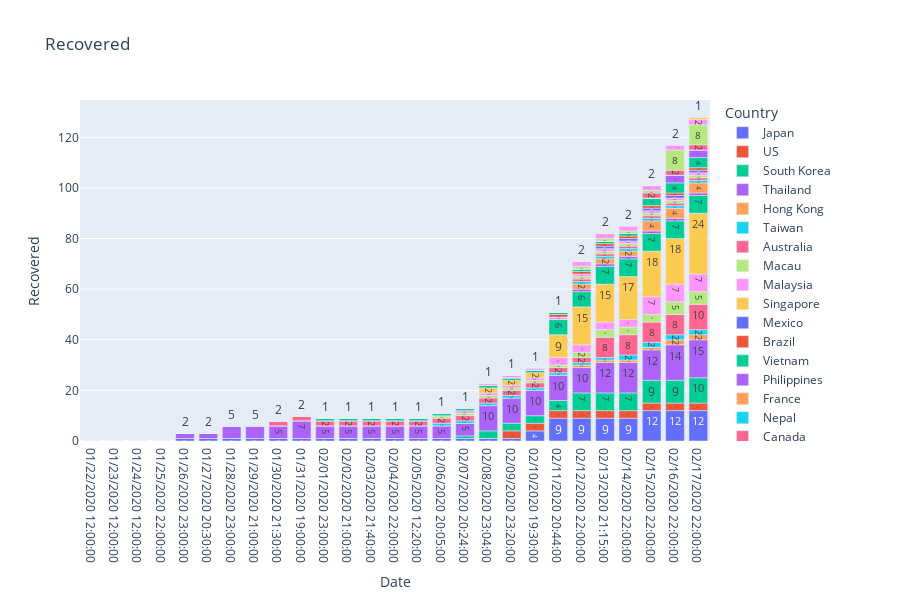

Write notebook code for a chart like this one.
### Code cell
fig = px.bar(bar_data1, x="Date", y="Recovered", color='Country', text = 'Recovered', orientation='v', height=600,
             title='Recovered')
fig.show()

### Figure 1 — Plotly figure (JSON) as saved in the notebook; plotly's stock layout.template omitted (floating-point values rounded to 4 significant figures)
{"data": [{"alignmentgroup": "True", "hoverlabel": {"namelength": 0}, "hovertemplate": "Country=Japan<br>Date=%{x}<br>Recovered=%{text}", "legendgroup": "Japan", "marker": {"color": "#636efa"}, "name": "Japan", "offsetgroup": "Japan", "orientation": "v", "showlegend": true, "text": [0, 0, 0, 0, 1, 1, 1, 1, 1, 1, 1, 1, 1, 1, 1, 1, 1, 1, 1, 4, 9, 9, 9, 9, 12, 12, 12], "textposition": "auto", "type": "bar", "x": ["01/22/2020 12:00:00", "01/23/2020 12:00:00", "01/24/2020 12:00:00", "01/25/2020 22:00:00", "01/26/2020 23:00:00", "01/27/2020 20:30:00", "01/28/2020 23:00:00", "01/29/2020 21:00:00", "01/30/2020 21:30:00", "01/31/2020 19:00:00", "02/01/2020 23:00:00", "02/02/2020 21:00:00", "02/03/2020 21:40:00", "02/04/2020 22:00:00", "02/05/2020 12:20:00", "02/06/2020 20:05:00", "02/07/2020 20:24:00", "02/08/2020 23:04:00", "02/09/2020 23:20:00", "02/10/2020 19:30:00", "02/11/2020 20:44:00", "02/12/2020 22:00:00", "02/13/2020 21:15:00", "02/14/2020 22:00:00", "02/15/2020 22:00:00", "02/16/2020 22:00:00", "02/17/2020 22:00:00"], "xaxis": "x", "y": [0, 0, 0, 0, 1, 1, 1, 1, 1, 1, 1, 1, 1, 1, 1, 1, 1, 1, 1, 4, 9, 9, 9, 9, 12, 12, 12], "yaxis": "y"}, {"alignmentgroup": "True", "hoverlabel": {"namelength": 0}, "hovertemplate": "Country=US<br>Date=%{x}<br>Recovered=%{text}", "legendgroup": "US", "marker": {"color": "#EF553B"}, "name": "US", "offsetgroup": "US", "orientation": "v", "showlegend": true, "text": [0, 0, 0, 0, 0, 0, 0, 0, 0, 0, 0, 0, 0, 0, 0, 0, 0, 0, 3, 3, 3, 3, 3, 3, 3, 3, 3], "textposition": "auto", "type": "bar", "x": ["01/22/2020 12:00:00", "01/23/2020 12:00:00", "01/24/2020 12:00:00", "01/25/2020 22:00:00", "01/26/2020 23:00:00", "01/27/2020 20:30:00", "01/28/2020 23:00:00", "01/29/2020 21:00:00", "01/30/2020 21:30:00", "01/31/2020 19:00:00", "02/01/2020 23:00:00", "02/02/2020 21:00:00", "02/03/2020 21:40:00", "02/04/2020 22:00:00", "02/05/2020 12:20:00", "02/06/2020 20:05:00", "02/07/2020 20:24:00", "02/08/2020 23:04:00", "02/09/2020 23:20:00", "02/10/2020 19:30:00", "02/11/2020 20:44:00", "02/12/2020 22:00:00", "02/13/2020 21:15:00", "02/14/2020 22:00:00", "02/15/2020 22:00:00", "02/16/2020 22:00:00", "02/17/2020 22:00:00"], "xaxis": "x", "y": [0, 0, 0, 0, 0, 0, 0, 0, 0, 0, 0, 0, 0, 0, 0, 0, 0, 0, 3, 3, 3, 3, 3, 3, 3, 3, 3], "yaxis": "y"}, {"alignmentgroup": "True", "hoverlabel": {"namelength": 0}, "hovertemplate": "Country=South Korea<br>Date=%{x}<br>Recovered=%{text}", "legendgroup": "South Korea", "marker": {"color": "#00cc96"}, "name": "South Korea", "offsetgroup": "South Korea", "orientation": "v", "showlegend": true, "text": [0, 0, 0, 0, 0, 0, 0, 0, 0, 0, 0, 0, 0, 0, 0, 0, 1, 3, 3, 3, 4, 7, 7, 7, 9, 9, 10], "textposition": "auto", "type": "bar", "x": ["01/22/2020 12:00:00", "01/23/2020 12:00:00", "01/24/2020 12:00:00", "01/25/2020 22:00:00", "01/26/2020 23:00:00", "01/27/2020 20:30:00", "01/28/2020 23:00:00", "01/29/2020 21:00:00", "01/30/2020 21:30:00", "01/31/2020 19:00:00", "02/01/2020 23:00:00", "02/02/2020 21:00:00", "02/03/2020 21:40:00", "02/04/2020 22:00:00", "02/05/2020 12:20:00", "02/06/2020 20:05:00", "02/07/2020 20:24:00", "02/08/2020 23:04:00", "02/09/2020 23:20:00", "02/10/2020 19:30:00", "02/11/2020 20:44:00", "02/12/2020 22:00:00", "02/13/2020 21:15:00", "02/14/2020 22:00:00", "02/15/2020 22:00:00", "02/16/2020 22:00:00", "02/17/2020 22:00:00"], "xaxis": "x", "y": [0, 0, 0, 0, 0, 0, 0, 0, 0, 0, 0, 0, 0, 0, 0, 0, 1, 3, 3, 3, 4, 7, 7, 7, 9, 9, 10], "yaxis": "y"}, {"alignmentgroup": "True", "hoverlabel": {"namelength": 0}, "hovertemplate": "Country=Thailand<br>Date=%{x}<br>Recovered=%{text}", "legendgroup": "Thailand", "marker": {"color": "#ab63fa"}, "name": "Thailand", "offsetgroup": "Thailand", "orientation": "v", "showlegend": true, "text": [0, 0, 0, 0, 2, 2, 5, 5, 5, 7, 5, 5, 5, 5, 5, 5, 5, 10, 10, 10, 10, 10, 12, 12, 12, 14, 15], "textposition": "auto", "type": "bar", "x": ["01/22/2020 12:00:00", "01/23/2020 12:00:00", "01/24/2020 12:00:00", "01/25/2020 22:00:00", "01/26/2020 23:00:00", "01/27/2020 20:30:00", "01/28/2020 23:00:00", "01/29/2020 21:00:00", "01/30/2020 21:30:00", "01/31/2020 19:00:00", "02/01/2020 23:00:00", "02/02/2020 21:00:00", "02/03/2020 21:40:00", "02/04/2020 22:00:00", "02/05/2020 12:20:00", "02/06/2020 20:05:00", "02/07/2020 20:24:00", "02/08/2020 23:04:00", "02/09/2020 23:20:00", "02/10/2020 19:30:00", "02/11/2020 20:44:00", "02/12/2020 22:00:00", "02/13/2020 21:15:00", "02/14/2020 22:00:00", "02/15/2020 22:00:00", "02/16/2020 22:00:00", "02/17/2020 22:00:00"], "xaxis": "x", "y": [0, 0, 0, 0, 2, 2, 5, 5, 5, 7, 5, 5, 5, 5, 5, 5, 5, 10, 10, 10, 10, 10, 12, 12, 12, 14, 15], "yaxis": "y"}, {"alignmentgroup": "True", "hoverlabel": {"namelength": 0}, "hovertemplate": "Country=Hong Kong<br>Date=%{x}<br>Recovered=%{text}", "legendgroup": "Hong Kong", "marker": {"color": "#FFA15A"}, "name": "Hong Kong", "offsetgroup": "Hong Kong", "orientation": "v", "showlegend": true, "text": [0, 0, 0, 0, 0, 0, 0, 0, 0, 0, 0, 0, 0, 0, 0, 0, 0, 0, 0, 0, 1, 1, 1, 1, 2, 2], "textposition": "auto", "type": "bar", "x": ["01/23/2020 12:00:00", "01/24/2020 12:00:00", "01/25/2020 22:00:00", "01/26/2020 23:00:00", "01/27/2020 20:30:00", "01/28/2020 23:00:00", "01/29/2020 21:00:00", "01/30/2020 21:30:00", "01/31/2020 19:00:00", "02/01/2020 23:00:00", "02/02/2020 21:00:00", "02/03/2020 21:40:00", "02/04/2020 22:00:00", "02/05/2020 12:20:00", "02/06/2020 20:05:00", "02/07/2020 20:24:00", "02/08/2020 23:04:00", "02/09/2020 23:20:00", "02/10/2020 19:30:00", "02/11/2020 20:44:00", "02/12/2020 22:00:00", "02/13/2020 21:15:00", "02/14/2020 22:00:00", "02/15/2020 22:00:00", "02/16/2020 22:00:00", "02/17/2020 22:00:00"], "xaxis": "x", "y": [0, 0, 0, 0, 0, 0, 0, 0, 0, 0, 0, 0, 0, 0, 0, 0, 0, 0, 0, 0, 1, 1, 1, 1, 2, 2], "yaxis": "y"}, {"alignmentgroup": "True", "hoverlabel": {"namelength": 0}, "hovertemplate": "Country=Taiwan<br>Date=%{x}<br>Recovered=%{text}", "legendgroup": "Taiwan", "marker": {"color": "#19d3f3"}, "name": "Taiwan", "offsetgroup": "Taiwan", "orientation": "v", "showlegend": true, "text": [0, 0, 0, 0, 0, 0, 0, 0, 0, 0, 0, 0, 0, 0, 1, 1, 1, 1, 1, 1, 1, 1, 2, 2, 2, 2], "textposition": "auto", "type": "bar", "x": ["01/23/2020 12:00:00", "01/24/2020 12:00:00", "01/25/2020 22:00:00", "01/26/2020 23:00:00", "01/27/2020 20:30:00", "01/28/2020 23:00:00", "01/29/2020 21:00:00", "01/30/2020 21:30:00", "01/31/2020 19:00:00", "02/01/2020 23:00:00", "02/02/2020 21:00:00", "02/03/2020 21:40:00", "02/04/2020 22:00:00", "02/05/2020 12:20:00", "02/06/2020 20:05:00", "02/07/2020 20:24:00", "02/08/2020 23:04:00", "02/09/2020 23:20:00", "02/10/2020 19:30:00", "02/11/2020 20:44:00", "02/12/2020 22:00:00", "02/13/2020 21:15:00", "02/14/2020 22:00:00", "02/15/2020 22:00:00", "02/16/2020 22:00:00", "02/17/2020 22:00:00"], "xaxis": "x", "y": [0, 0, 0, 0, 0, 0, 0, 0, 0, 0, 0, 0, 0, 0, 1, 1, 1, 1, 1, 1, 1, 1, 2, 2, 2, 2], "yaxis": "y"}, {"alignmentgroup": "True", "hoverlabel": {"namelength": 0}, "hovertemplate": "Country=Australia<br>Date=%{x}<br>Recovered=%{text}", "legendgroup": "Australia", "marker": {"color": "#FF6692"}, "name": "Australia", "offsetgroup": "Australia", "orientation": "v", "showlegend": true, "text": [0, 0, 0, 0, 0, 0, 2, 2, 2, 2, 2, 2, 2, 2, 2, 2, 2, 2, 2, 2, 8, 8, 8, 8, 10], "textposition": "auto", "type": "bar", "x": ["01/23/2020 12:00:00", "01/25/2020 22:00:00", "01/26/2020 23:00:00", "01/27/2020 20:30:00", "01/28/2020 23:00:00", "01/29/2020 21:00:00", "01/30/2020 21:30:00", "01/31/2020 19:00:00", "02/01/2020 23:00:00", "02/02/2020 21:00:00", "02/03/2020 21:40:00", "02/04/2020 22:00:00", "02/05/2020 12:20:00", "02/06/2020 20:05:00", "02/07/2020 20:24:00", "02/08/2020 23:04:00", "02/09/2020 23:20:00", "02/10/2020 19:30:00", "02/11/2020 20:44:00", "02/12/2020 22:00:00", "02/13/2020 21:15:00", "02/14/2020 22:00:00", "02/15/2020 22:00:00", "02/16/2020 22:00:00", "02/17/2020 22:00:00"], "xaxis": "x", "y": [0, 0, 0, 0, 0, 0, 2, 2, 2, 2, 2, 2, 2, 2, 2, 2, 2, 2, 2, 2, 8, 8, 8, 8, 10], "yaxis": "y"}, {"alignmentgroup": "True", "hoverlabel": {"namelength": 0}, "hovertemplate": "Country=Macau<br>Date=%{x}<br>Recovered=%{text}", "legendgroup": "Macau", "marker": {"color": "#B6E880"}, "name": "Macau", "offsetgroup": "Macau", "orientation": "v", "showlegend": true, "text": [0, 0, 0, 0, 0, 0, 0, 0, 0, 0, 0, 0, 0, 0, 1, 1, 1, 1, 1, 1, 2, 3, 3, 3, 5, 5], "textposition": "auto", "type": "bar", "x": ["01/23/2020 12:00:00", "01/24/2020 12:00:00", "01/25/2020 22:00:00", "01/26/2020 23:00:00", "01/27/2020 20:30:00", "01/28/2020 23:00:00", "01/29/2020 21:00:00", "01/30/2020 21:30:00", "01/31/2020 19:00:00", "02/01/2020 23:00:00", "02/02/2020 21:00:00", "02/03/2020 21:40:00", "02/04/2020 22:00:00", "02/05/2020 12:20:00", "02/06/2020 20:05:00", "02/07/2020 20:24:00", "02/08/2020 23:04:00", "02/09/2020 23:20:00", "02/10/2020 19:30:00", "02/11/2020 20:44:00", "02/12/2020 22:00:00", "02/13/2020 21:15:00", "02/14/2020 22:00:00", "02/15/2020 22:00:00", "02/16/2020 22:00:00", "02/17/2020 22:00:00"], "xaxis": "x", "y": [0, 0, 0, 0, 0, 0, 0, 0, 0, 0, 0, 0, 0, 0, 1, 1, 1, 1, 1, 1, 2, 3, 3, 3, 5, 5], "yaxis": "y"}, {"alignmentgroup": "True", "hoverlabel": {"namelength": 0}, "hovertemplate": "Country=Malaysia<br>Date=%{x}<br>Recovered=%{text}", "legendgroup": "Malaysia", "marker": {"color": "#FF97FF"}, "name": "Malaysia", "offsetgroup": "Malaysia", "orientation": "v", "showlegend": true, "text": [0, 0, 0, 0, 0, 0, 0, 0, 0, 0, 0, 0, 0, 0, 1, 1, 1, 1, 3, 3, 3, 3, 7, 7, 7], "textposition": "auto", "type": "bar", "x": ["01/23/2020 12:00:00", "01/25/2020 22:00:00", "01/26/2020 23:00:00", "01/27/2020 20:30:00", "01/28/2020 23:00:00", "01/29/2020 21:00:00", "01/30/2020 21:30:00", "01/31/2020 19:00:00", "02/01/2020 23:00:00", "02/02/2020 21:00:00", "02/03/2020 21:40:00", "02/04/2020 22:00:00", "02/05/2020 12:20:00", "02/06/2020 20:05:00", "02/07/2020 20:24:00", "02/08/2020 23:04:00", "02/09/2020 23:20:00", "02/10/2020 19:30:00", "02/11/2020 20:44:00", "02/12/2020 22:00:00", "02/13/2020 21:15:00", "02/14/2020 22:00:00", "02/15/2020 22:00:00", "02/16/2020 22:00:00", "02/17/2020 22:00:00"], "xaxis": "x", "y": [0, 0, 0, 0, 0, 0, 0, 0, 0, 0, 0, 0, 0, 0, 1, 1, 1, 1, 3, 3, 3, 3, 7, 7, 7], "yaxis": "y"}, {"alignmentgroup": "True", "hoverlabel": {"namelength": 0}, "hovertemplate": "Country=Singapore<br>Date=%{x}<br>Recovered=%{text}", "legendgroup": "Singapore", "marker": {"color": "#FECB52"}, "name": "Singapore", "offsetgroup": "Singapore", "orientation": "v", "showlegend": true, "text": [0, 0, 0, 0, 0, 0, 0, 0, 0, 0, 0, 0, 0, 0, 0, 0, 2, 2, 2, 9, 15, 15, 17, 18, 18, 24], "textposition": "auto", "type": "bar", "x": ["01/23/2020 12:00:00", "01/24/2020 12:00:00", "01/25/2020 22:00:00", "01/26/2020 23:00:00", "01/27/2020 20:30:00", "01/28/2020 23:00:00", "01/29/2020 21:00:00", "01/30/2020 21:30:00", "01/31/2020 19:00:00", "02/01/2020 23:00:00", "02/02/2020 21:00:00", "02/03/2020 21:40:00", "02/04/2020 22:00:00", "02/05/2020 12:20:00", "02/06/2020 20:05:00", "02/07/2020 20:24:00", "02/08/2020 23:04:00", "02/09/2020 23:20:00", "02/10/2020 19:30:00", "02/11/2020 20:44:00", "02/12/2020 22:00:00", "02/13/2020 21:15:00", "02/14/2020 22:00:00", "02/15/2020 22:00:00", "02/16/2020 22:00:00", "02/17/2020 22:00:00"], "xaxis": "x", "y": [0, 0, 0, 0, 0, 0, 0, 0, 0, 0, 0, 0, 0, 0, 0, 0, 2, 2, 2, 9, 15, 15, 17, 18, 18, 24], "yaxis": "y"}, {"alignmentgroup": "True", "hoverlabel": {"namelength": 0}, "hovertemplate": "Country=Mexico<br>Date=%{x}<br>Recovered=%{text}", "legendgroup": "Mexico", "marker": {"color": "#636efa"}, "name": "Mexico", "offsetgroup": "Mexico", "orientation": "v", "showlegend": true, "text": [0], "textposition": "auto", "type": "bar", "x": ["01/23/2020 12:00:00"], "xaxis": "x", "y": [0], "yaxis": "y"}, {"alignmentgroup": "True", "hoverlabel": {"namelength": 0}, "hovertemplate": "Country=Brazil<br>Date=%{x}<br>Recovered=%{text}", "legendgroup": "Brazil", "marker": {"color": "#EF553B"}, "name": "Brazil", "offsetgroup": "Brazil", "orientation": "v", "showlegend": true, "text": [0], "textposition": "auto", "type": "bar", "x": ["01/23/2020 12:00:00"], "xaxis": "x", "y": [0], "yaxis": "y"}, {"alignmentgroup": "True", "hoverlabel": {"namelength": 0}, "hovertemplate": "Country=Vietnam<br>Date=%{x}<br>Recovered=%{text}", "legendgroup": "Vietnam", "marker": {"color": "#00cc96"}, "name": "Vietnam", "offsetgroup": "Vietnam", "orientation": "v", "showlegend": true, "text": [0, 0, 0, 0, 0, 0, 0, 0, 0, 1, 1, 1, 1, 1, 1, 1, 1, 1, 1, 6, 6, 7, 7, 7, 7, 7], "textposition": "auto", "type": "bar", "x": ["01/23/2020 12:00:00", "01/24/2020 12:00:00", "01/25/2020 22:00:00", "01/26/2020 23:00:00", "01/27/2020 20:30:00", "01/28/2020 23:00:00", "01/29/2020 21:00:00", "01/30/2020 21:30:00", "01/31/2020 19:00:00", "02/01/2020 23:00:00", "02/02/2020 21:00:00", "02/03/2020 21:40:00", "02/04/2020 22:00:00", "02/05/2020 12:20:00", "02/06/2020 20:05:00", "02/07/2020 20:24:00", "02/08/2020 23:04:00", "02/09/2020 23:20:00", "02/10/2020 19:30:00", "02/11/2020 20:44:00", "02/12/2020 22:00:00", "02/13/2020 21:15:00", "02/14/2020 22:00:00", "02/15/2020 22:00:00", "02/16/2020 22:00:00", "02/17/2020 22:00:00"], "xaxis": "x", "y": [0, 0, 0, 0, 0, 0, 0, 0, 0, 1, 1, 1, 1, 1, 1, 1, 1, 1, 1, 6, 6, 7, 7, 7, 7, 7], "yaxis": "y"}, {"alignmentgroup": "True", "hoverlabel": {"namelength": 0}, "hovertemplate": "Country=Philippines<br>Date=%{x}<br>Recovered=%{text}", "legendgroup": "Philippines", "marker": {"color": "#ab63fa"}, "name": "Philippines", "offsetgroup": "Philippines", "orientation": "v", "showlegend": true, "text": [0, 0, 0, 0, 0, 0, 0, 0, 0, 0, 0, 0, 0, 0, 1, 1, 1, 1, 1, 1], "textposition": "auto", "type": "bar", "x": ["01/23/2020 12:00:00", "01/30/2020 21:30:00", "01/31/2020 19:00:00", "02/01/2020 23:00:00", "02/02/2020 21:00:00", "02/03/2020 21:40:00", "02/04/2020 22:00:00", "02/05/2020 12:20:00", "02/06/2020 20:05:00", "02/07/2020 20:24:00", "02/08/2020 23:04:00", "02/09/2020 23:20:00", "02/10/2020 19:30:00", "02/11/2020 20:44:00", "02/12/2020 22:00:00", "02/13/2020 21:15:00", "02/14/2020 22:00:00", "02/15/2020 22:00:00", "02/16/2020 22:00:00", "02/17/2020 22:00:00"], "xaxis": "x", "y": [0, 0, 0, 0, 0, 0, 0, 0, 0, 0, 0, 0, 0, 0, 1, 1, 1, 1, 1, 1], "yaxis": "y"}, {"alignmentgroup": "True", "hoverlabel": {"namelength": 0}, "hovertemplate": "Country=France<br>Date=%{x}<br>Recovered=%{text}", "legendgroup": "France", "marker": {"color": "#FFA15A"}, "name": "France", "offsetgroup": "France", "orientation": "v", "showlegend": true, "text": [0, 0, 0, 0, 0, 0, 0, 0, 0, 0, 0, 0, 0, 0, 0, 0, 0, 0, 0, 2, 2, 2, 4, 4, 4], "textposition": "auto", "type": "bar", "x": ["01/24/2020 12:00:00", "01/25/2020 22:00:00", "01/26/2020 23:00:00", "01/27/2020 20:30:00", "01/28/2020 23:00:00", "01/29/2020 21:00:00", "01/30/2020 21:30:00", "01/31/2020 19:00:00", "02/01/2020 23:00:00", "02/02/2020 21:00:00", "02/03/2020 21:40:00", "02/04/2020 22:00:00", "02/05/2020 12:20:00", "02/06/2020 20:05:00", "02/07/2020 20:24:00", "02/08/2020 23:04:00", "02/09/2020 23:20:00", "02/10/2020 19:30:00", "02/11/2020 20:44:00", "02/12/2020 22:00:00", "02/13/2020 21:15:00", "02/14/2020 22:00:00", "02/15/2020 22:00:00", "02/16/2020 22:00:00", "02/17/2020 22:00:00"], "xaxis": "x", "y": [0, 0, 0, 0, 0, 0, 0, 0, 0, 0, 0, 0, 0, 0, 0, 0, 0, 0, 0, 2, 2, 2, 4, 4, 4], "yaxis": "y"}, {"alignmentgroup": "True", "hoverlabel": {"namelength": 0}, "hovertemplate": "Country=Nepal<br>Date=%{x}<br>Recovered=%{text}", "legendgroup": "Nepal", "marker": {"color": "#19d3f3"}, "name": "Nepal", "offsetgroup": "Nepal", "orientation": "v", "showlegend": true, "text": [0, 0, 0, 0, 0, 0, 0, 0, 0, 0, 0, 0, 0, 0, 0, 0, 0, 0, 1, 1, 1, 1, 1, 1], "textposition": "auto", "type": "bar", "x": ["01/25/2020 22:00:00", "01/26/2020 23:00:00", "01/27/2020 20:30:00", "01/28/2020 23:00:00", "01/29/2020 21:00:00", "01/30/2020 21:30:00", "01/31/2020 19:00:00", "02/01/2020 23:00:00", "02/02/2020 21:00:00", "02/03/2020 21:40:00", "02/04/2020 22:00:00", "02/05/2020 12:20:00", "02/06/2020 20:05:00", "02/07/2020 20:24:00", "02/08/2020 23:04:00", "02/09/2020 23:20:00", "02/10/2020 19:30:00", "02/11/2020 20:44:00", "02/12/2020 22:00:00", "02/13/2020 21:15:00", "02/14/2020 22:00:00", "02/15/2020 22:00:00", "02/16/2020 22:00:00", "02/17/2020 22:00:00"], "xaxis": "x", "y": [0, 0, 0, 0, 0, 0, 0, 0, 0, 0, 0, 0, 0, 0, 0, 0, 0, 0, 1, 1, 1, 1, 1, 1], "yaxis": "y"}, {"alignmentgroup": "True", "hoverlabel": {"namelength": 0}, "hovertemplate": "Country=Canada<br>Date=%{x}<br>Recovered=%{text}", "legendgroup": "Canada", "marker": {"color": "#FF6692"}, "name": "Canada", "offsetgroup": "Canada", "orientation": "v", "showlegend": true, "text": [0, 0, 0, 0, 0, 0, 0, 0, 0, 0, 0, 0, 0, 0, 0, 0, 0, 1, 1, 1, 1, 1, 1], "textposition": "auto", "type": "bar", "x": ["01/26/2020 23:00:00", "01/27/2020 20:30:00", "01/28/2020 23:00:00", "01/29/2020 21:00:00", "01/30/2020 21:30:00", "01/31/2020 19:00:00", "02/01/2020 23:00:00", "02/02/2020 21:00:00", "02/03/2020 21:40:00", "02/04/2020 22:00:00", "02/05/2020 12:20:00", "02/06/2020 20:05:00", "02/07/2020 20:24:00", "02/08/2020 23:04:00", "02/09/2020 23:20:00", "02/10/2020 19:30:00", "02/11/2020 20:44:00", "02/12/2020 22:00:00", "02/13/2020 21:15:00", "02/14/2020 22:00:00", "02/15/2020 22:00:00", "02/16/2020 22:00:00", "02/17/2020 22:00:00"], "xaxis": "x", "y": [0, 0, 0, 0, 0, 0, 0, 0, 0, 0, 0, 0, 0, 0, 0, 0, 0, 1, 1, 1, 1, 1, 1], "yaxis": "y"}, {"alignmentgroup": "True", "hoverlabel": {"namelength": 0}, "hovertemplate": "Country=Cambodia<br>Date=%{x}<br>Recovered=%{text}", "legendgroup": "Cambodia", "marker": {"color": "#B6E880"}, "name": "Cambodia", "offsetgroup": "Cambodia", "orientation": "v", "showlegend": true, "text": [0, 0, 0, 0, 0, 0, 0, 0, 0, 0, 0, 0, 0, 0, 0, 0, 1, 1, 1, 1, 1, 1], "textposition": "auto", "type": "bar", "x": ["01/27/2020 20:30:00", "01/28/2020 23:00:00", "01/29/2020 21:00:00", "01/30/2020 21:30:00", "01/31/2020 19:00:00", "02/01/2020 23:00:00", "02/02/2020 21:00:00", "02/03/2020 21:40:00", "02/04/2020 22:00:00", "02/05/2020 12:20:00", "02/06/2020 20:05:00", "02/07/2020 20:24:00", "02/08/2020 23:04:00", "02/09/2020 23:20:00", "02/10/2020 19:30:00", "02/11/2020 20:44:00", "02/12/2020 22:00:00", "02/13/2020 21:15:00", "02/14/2020 22:00:00", "02/15/2020 22:00:00", "02/16/2020 22:00:00", "02/17/2020 22:00:00"], "xaxis": "x", "y": [0, 0, 0, 0, 0, 0, 0, 0, 0, 0, 0, 0, 0, 0, 0, 0, 1, 1, 1, 1, 1, 1], "yaxis": "y"}, {"alignmentgroup": "True", "hoverlabel": {"namelength": 0}, "hovertemplate": "Country=Sri Lanka<br>Date=%{x}<br>Recovered=%{text}", "legendgroup": "Sri Lanka", "marker": {"color": "#FF97FF"}, "name": "Sri Lanka", "offsetgroup": "Sri Lanka", "orientation": "v", "showlegend": true, "text": [0, 0, 0, 0, 0, 0, 0, 0, 0, 0, 0, 0, 1, 1, 1, 1, 1, 1, 1, 1, 1, 1], "textposition": "auto", "type": "bar", "x": ["01/27/2020 20:30:00", "01/28/2020 23:00:00", "01/29/2020 21:00:00", "01/30/2020 21:30:00", "01/31/2020 19:00:00", "02/01/2020 23:00:00", "02/02/2020 21:00:00", "02/03/2020 21:40:00", "02/04/2020 22:00:00", "02/05/2020 12:20:00", "02/06/2020 20:05:00", "02/07/2020 20:24:00", "02/08/2020 23:04:00", "02/09/2020 23:20:00", "02/10/2020 19:30:00", "02/11/2020 20:44:00", "02/12/2020 22:00:00", "02/13/2020 21:15:00", "02/14/2020 22:00:00", "02/15/2020 22:00:00", "02/16/2020 22:00:00", "02/17/2020 22:00:00"], "xaxis": "x", "y": [0, 0, 0, 0, 0, 0, 0, 0, 0, 0, 0, 0, 1, 1, 1, 1, 1, 1, 1, 1, 1, 1], "yaxis": "y"}, {"alignmentgroup": "True", "hoverlabel": {"namelength": 0}, "hovertemplate": "Country=Ivory Coast<br>Date=%{x}<br>Recovered=%{text}", "legendgroup": "Ivory Coast", "marker": {"color": "#FECB52"}, "name": "Ivory Coast", "offsetgroup": "Ivory Coast", "orientation": "v", "showlegend": true, "text": [0], "textposition": "auto", "type": "bar", "x": ["01/27/2020 20:30:00"], "xaxis": "x", "y": [0], "yaxis": "y"}, {"alignmentgroup": "True", "hoverlabel": {"namelength": 0}, "hovertemplate": "Country=Germany<br>Date=%{x}<br>Recovered=%{text}", "legendgroup": "Germany", "marker": {"color": "#636efa"}, "name": "Germany", "offsetgroup": "Germany", "orientation": "v", "showlegend": true, "text": [0, 0, 0, 0, 0, 0, 0, 0, 0, 0, 0, 0, 0, 0, 0, 0, 0, 1, 1, 1, 1, 1], "textposition": "auto", "type": "bar", "x": ["01/27/2020 20:30:00", "01/28/2020 23:00:00", "01/29/2020 21:00:00", "01/30/2020 21:30:00", "01/31/2020 19:00:00", "02/01/2020 23:00:00", "02/02/2020 21:00:00", "02/03/2020 21:40:00", "02/04/2020 22:00:00", "02/05/2020 12:20:00", "02/06/2020 20:05:00", "02/07/2020 20:24:00", "02/08/2020 23:04:00", "02/09/2020 23:20:00", "02/10/2020 19:30:00", "02/11/2020 20:44:00", "02/12/2020 22:00:00", "02/13/2020 21:15:00", "02/14/2020 22:00:00", "02/15/2020 22:00:00", "02/16/2020 22:00:00", "02/17/2020 22:00:00"], "xaxis": "x", "y": [0, 0, 0, 0, 0, 0, 0, 0, 0, 0, 0, 0, 0, 0, 0, 0, 0, 1, 1, 1, 1, 1], "yaxis": "y"}, {"alignmentgroup": "True", "hoverlabel": {"namelength": 0}, "hovertemplate": "Country=Finland<br>Date=%{x}<br>Recovered=%{text}", "legendgroup": "Finland", "marker": {"color": "#EF553B"}, "name": "Finland", "offsetgroup": "Finland", "orientation": "v", "showlegend": true, "text": [0, 0, 0, 0, 0, 0, 0, 0, 0, 0, 0, 0, 0, 1, 1, 1, 1, 1, 1, 1], "textposition": "auto", "type": "bar", "x": ["01/29/2020 21:00:00", "01/30/2020 21:30:00", "01/31/2020 19:00:00", "02/01/2020 23:00:00", "02/02/2020 21:00:00", "02/03/2020 21:40:00", "02/04/2020 22:00:00", "02/05/2020 12:20:00", "02/06/2020 20:05:00", "02/07/2020 20:24:00", "02/08/2020 23:04:00", "02/09/2020 23:20:00", "02/10/2020 19:30:00", "02/11/2020 20:44:00", "02/12/2020 22:00:00", "02/13/2020 21:15:00", "02/14/2020 22:00:00", "02/15/2020 22:00:00", "02/16/2020 22:00:00", "02/17/2020 22:00:00"], "xaxis": "x", "y": [0, 0, 0, 0, 0, 0, 0, 0, 0, 0, 0, 0, 0, 1, 1, 1, 1, 1, 1, 1], "yaxis": "y"}, {"alignmentgroup": "True", "hoverlabel": {"namelength": 0}, "hovertemplate": "Country=United Arab Emirates<br>Date=%{x}<br>Recovered=%{text}", "legendgroup": "United Arab Emirates", "marker": {"color": "#00cc96"}, "name": "United Arab Emirates", "offsetgroup": "United Arab Emirates", "orientation": "v", "showlegend": true, "text": [0, 0, 0, 0, 0, 0, 0, 0, 0, 0, 0, 0, 0, 1, 1, 1, 1, 3, 4, 4], "textposition": "auto", "type": "bar", "x": ["01/29/2020 21:00:00", "01/30/2020 21:30:00", "01/31/2020 19:00:00", "02/01/2020 23:00:00", "02/02/2020 21:00:00", "02/03/2020 21:40:00", "02/04/2020 22:00:00", "02/05/2020 12:20:00", "02/06/2020 20:05:00", "02/07/2020 20:24:00", "02/08/2020 23:04:00", "02/09/2020 23:20:00", "02/10/2020 19:30:00", "02/11/2020 20:44:00", "02/12/2020 22:00:00", "02/13/2020 21:15:00", "02/14/2020 22:00:00", "02/15/2020 22:00:00", "02/16/2020 22:00:00", "02/17/2020 22:00:00"], "xaxis": "x", "y": [0, 0, 0, 0, 0, 0, 0, 0, 0, 0, 0, 0, 0, 1, 1, 1, 1, 3, 4, 4], "yaxis": "y"}, {"alignmentgroup": "True", "hoverlabel": {"namelength": 0}, "hovertemplate": "Country=India<br>Date=%{x}<br>Recovered=%{text}", "legendgroup": "India", "marker": {"color": "#ab63fa"}, "name": "India", "offsetgroup": "India", "orientation": "v", "showlegend": true, "text": [0, 0, 0, 0, 0, 0, 0, 0, 0, 0, 0, 0, 0, 0, 0, 0, 0, 3, 3], "textposition": "auto", "type": "bar", "x": ["01/30/2020 21:30:00", "01/31/2020 19:00:00", "02/01/2020 23:00:00", "02/02/2020 21:00:00", "02/03/2020 21:40:00", "02/04/2020 22:00:00", "02/05/2020 12:20:00", "02/06/2020 20:05:00", "02/07/2020 20:24:00", "02/08/2020 23:04:00", "02/09/2020 23:20:00", "02/10/2020 19:30:00", "02/11/2020 20:44:00", "02/12/2020 22:00:00", "02/13/2020 21:15:00", "02/14/2020 22:00:00", "02/15/2020 22:00:00", "02/16/2020 22:00:00", "02/17/2020 22:00:00"], "xaxis": "x", "y": [0, 0, 0, 0, 0, 0, 0, 0, 0, 0, 0, 0, 0, 0, 0, 0, 0, 3, 3], "yaxis": "y"}, {"alignmentgroup": "True", "hoverlabel": {"namelength": 0}, "hovertemplate": "Country=Italy<br>Date=%{x}<br>Recovered=%{text}", "legendgroup": "Italy", "marker": {"color": "#FFA15A"}, "name": "Italy", "offsetgroup": "Italy", "orientation": "v", "showlegend": true, "text": [0, 0, 0, 0, 0, 0, 0, 0, 0, 0, 0, 0, 0, 0, 0, 0, 0, 0, 0], "textposition": "auto", "type": "bar", "x": ["01/30/2020 21:30:00", "01/31/2020 19:00:00", "02/01/2020 23:00:00", "02/02/2020 21:00:00", "02/03/2020 21:40:00", "02/04/2020 22:00:00", "02/05/2020 12:20:00", "02/06/2020 20:05:00", "02/07/2020 20:24:00", "02/08/2020 23:04:00", "02/09/2020 23:20:00", "02/10/2020 19:30:00", "02/11/2020 20:44:00", "02/12/2020 22:00:00", "02/13/2020 21:15:00", "02/14/2020 22:00:00", "02/15/2020 22:00:00", "02/16/2020 22:00:00", "02/17/2020 22:00:00"], "xaxis": "x", "y": [0, 0, 0, 0, 0, 0, 0, 0, 0, 0, 0, 0, 0, 0, 0, 0, 0, 0, 0], "yaxis": "y"}, {"alignmentgroup": "True", "hoverlabel": {"namelength": 0}, "hovertemplate": "Country=Sweden<br>Date=%{x}<br>Recovered=%{text}", "legendgroup": "Sweden", "marker": {"color": "#19d3f3"}, "name": "Sweden", "offsetgroup": "Sweden", "orientation": "v", "showlegend": true, "text": [0, 0, 0, 0, 0, 0, 0, 0, 0, 0, 0, 0, 0, 0, 0, 0, 0, 0], "textposition": "auto", "type": "bar", "x": ["01/31/2020 19:00:00", "02/01/2020 23:00:00", "02/02/2020 21:00:00", "02/03/2020 21:40:00", "02/04/2020 22:00:00", "02/05/2020 12:20:00", "02/06/2020 20:05:00", "02/07/2020 20:24:00", "02/08/2020 23:04:00", "02/09/2020 23:20:00", "02/10/2020 19:30:00", "02/11/2020 20:44:00", "02/12/2020 22:00:00", "02/13/2020 21:15:00", "02/14/2020 22:00:00", "02/15/2020 22:00:00", "02/16/2020 22:00:00", "02/17/2020 22:00:00"], "xaxis": "x", "y": [0, 0, 0, 0, 0, 0, 0, 0, 0, 0, 0, 0, 0, 0, 0, 0, 0, 0], "yaxis": "y"}, {"alignmentgroup": "True", "hoverlabel": {"namelength": 0}, "hovertemplate": "Country=Spain<br>Date=%{x}<br>Recovered=%{text}", "legendgroup": "Spain", "marker": {"color": "#FF6692"}, "name": "Spain", "offsetgroup": "Spain", "orientation": "v", "showlegend": true, "text": [0, 0, 0, 0, 0, 0, 0, 0, 0, 0, 0, 0, 0, 0, 0, 2, 2, 2], "textposition": "auto", "type": "bar", "x": ["01/31/2020 19:00:00", "02/01/2020 23:00:00", "02/02/2020 21:00:00", "02/03/2020 21:40:00", "02/04/2020 22:00:00", "02/05/2020 12:20:00", "02/06/2020 20:05:00", "02/07/2020 20:24:00", "02/08/2020 23:04:00", "02/09/2020 23:20:00", "02/10/2020 19:30:00", "02/11/2020 20:44:00", "02/12/2020 22:00:00", "02/13/2020 21:15:00", "02/14/2020 22:00:00", "02/15/2020 22:00:00", "02/16/2020 22:00:00", "02/17/2020 22:00:00"], "xaxis": "x", "y": [0, 0, 0, 0, 0, 0, 0, 0, 0, 0, 0, 0, 0, 0, 0, 2, 2, 2], "yaxis": "y"}, {"alignmentgroup": "True", "hoverlabel": {"namelength": 0}, "hovertemplate": "Country=UK<br>Date=%{x}<br>Recovered=%{text}", "legendgroup": "UK", "marker": {"color": "#B6E880"}, "name": "UK", "offsetgroup": "UK", "orientation": "v", "showlegend": true, "text": [0, 0, 0, 0, 0, 0, 0, 0, 0, 0, 0, 0, 1, 1, 1, 1, 8, 8], "textposition": "auto", "type": "bar", "x": ["01/31/2020 19:00:00", "02/01/2020 23:00:00", "02/02/2020 21:00:00", "02/03/2020 21:40:00", "02/04/2020 22:00:00", "02/05/2020 12:20:00", "02/06/2020 20:05:00", "02/07/2020 20:24:00", "02/08/2020 23:04:00", "02/09/2020 23:20:00", "02/10/2020 19:30:00", "02/11/2020 20:44:00", "02/12/2020 22:00:00", "02/13/2020 21:15:00", "02/14/2020 22:00:00", "02/15/2020 22:00:00", "02/16/2020 22:00:00", "02/17/2020 22:00:00"], "xaxis": "x", "y": [0, 0, 0, 0, 0, 0, 0, 0, 0, 0, 0, 0, 1, 1, 1, 1, 8, 8], "yaxis": "y"}, {"alignmentgroup": "True", "hoverlabel": {"namelength": 0}, "hovertemplate": "Country=Russia<br>Date=%{x}<br>Recovered=%{text}", "legendgroup": "Russia", "marker": {"color": "#FF97FF"}, "name": "Russia", "offsetgroup": "Russia", "orientation": "v", "showlegend": true, "text": [0, 0, 0, 0, 0, 0, 0, 0, 0, 0, 0, 0, 2, 2, 2, 2, 2, 2], "textposition": "auto", "type": "bar", "x": ["01/31/2020 19:00:00", "02/01/2020 23:00:00", "02/02/2020 21:00:00", "02/03/2020 21:40:00", "02/04/2020 22:00:00", "02/05/2020 12:20:00", "02/06/2020 20:05:00", "02/07/2020 20:24:00", "02/08/2020 23:04:00", "02/09/2020 23:20:00", "02/10/2020 19:30:00", "02/11/2020 20:44:00", "02/12/2020 22:00:00", "02/13/2020 21:15:00", "02/14/2020 22:00:00", "02/15/2020 22:00:00", "02/16/2020 22:00:00", "02/17/2020 22:00:00"], "xaxis": "x", "y": [0, 0, 0, 0, 0, 0, 0, 0, 0, 0, 0, 0, 2, 2, 2, 2, 2, 2], "yaxis": "y"}, {"alignmentgroup": "True", "hoverlabel": {"namelength": 0}, "hovertemplate": "Country=Belgium<br>Date=%{x}<br>Recovered=%{text}", "legendgroup": "Belgium", "marker": {"color": "#FECB52"}, "name": "Belgium", "offsetgroup": "Belgium", "orientation": "v", "showlegend": true, "text": [0, 0, 0, 0, 0, 0, 0, 0, 0, 0, 0, 0, 0, 1], "textposition": "auto", "type": "bar", "x": ["02/04/2020 22:00:00", "02/05/2020 12:20:00", "02/06/2020 20:05:00", "02/07/2020 20:24:00", "02/08/2020 23:04:00", "02/09/2020 23:20:00", "02/10/2020 19:30:00", "02/11/2020 20:44:00", "02/12/2020 22:00:00", "02/13/2020 21:15:00", "02/14/2020 22:00:00", "02/15/2020 22:00:00", "02/16/2020 22:00:00", "02/17/2020 22:00:00"], "xaxis": "x", "y": [0, 0, 0, 0, 0, 0, 0, 0, 0, 0, 0, 0, 0, 1], "yaxis": "y"}, {"alignmentgroup": "True", "hoverlabel": {"namelength": 0}, "hovertemplate": "Country=Others<br>Date=%{x}<br>Recovered=%{text}", "legendgroup": "Others", "marker": {"color": "#636efa"}, "name": "Others", "offsetgroup": "Others", "orientation": "v", "showlegend": true, "text": [0, 0, 0, 0, 0, 0, 0, 0, 0, 0, 0], "textposition": "auto", "type": "bar", "x": ["02/07/2020 20:24:00", "02/08/2020 23:04:00", "02/09/2020 23:20:00", "02/10/2020 19:30:00", "02/11/2020 20:44:00", "02/12/2020 22:00:00", "02/13/2020 21:15:00", "02/14/2020 22:00:00", "02/15/2020 22:00:00", "02/16/2020 22:00:00", "02/17/2020 22:00:00"], "xaxis": "x", "y": [0, 0, 0, 0, 0, 0, 0, 0, 0, 0, 0], "yaxis": "y"}, {"alignmentgroup": "True", "hoverlabel": {"namelength": 0}, "hovertemplate": "Country=Egypt<br>Date=%{x}<br>Recovered=%{text}", "legendgroup": "Egypt", "marker": {"color": "#EF553B"}, "name": "Egypt", "offsetgroup": "Egypt", "orientation": "v", "showlegend": true, "text": [0, 0, 0, 0], "textposition": "auto", "type": "bar", "x": ["02/14/2020 22:00:00", "02/15/2020 22:00:00", "02/16/2020 22:00:00", "02/17/2020 22:00:00"], "xaxis": "x", "y": [0, 0, 0, 0], "yaxis": "y"}], "layout": {"barmode": "relative", "height": 600, "legend": {"title": {"text": "Country"}, "tracegroupgap": 0}, "title": {"text": "Recovered"}, "xaxis": {"anchor": "y", "domain": [0, 1], "title": {"text": "Date"}}, "yaxis": {"anchor": "x", "domain": [0, 1], "title": {"text": "Recovered"}}}}
